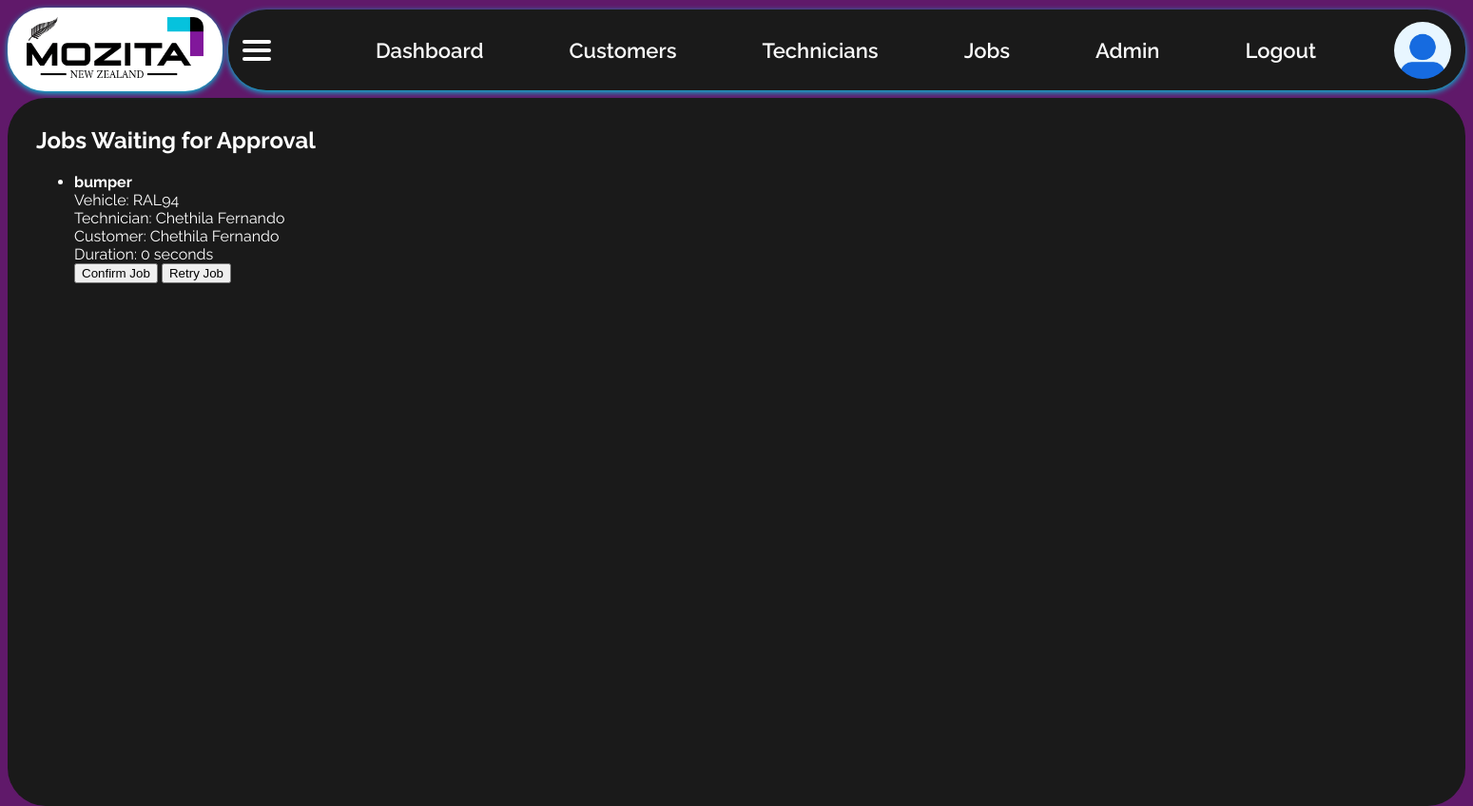
The app's page /jobs/waiting_approval (signed in) with its own data.
### app/models.py (models this page shows)
class Job(db.Model):
    __tablename__ = 'job'
    id = db.Column(db.Integer, primary_key=True)
    vehicle_registration = db.Column(db.String(20))
    description = db.Column(db.Text, nullable=False)
    start_date = db.Column(db.Date)
    end_date = db.Column(db.Date)
    status = db.Column(db.String(50), default='Pending')
    total_cost = db.Column(db.Numeric(10, 2), default=0.00)
    customer_id = db.Column(db.Integer, db.ForeignKey('customer.id'), nullable=False)
    technician_id = db.Column(db.Integer, db.ForeignKey('technician.id'), nullable=False)
    start_time = db.Column(db.DateTime)
    end_time = db.Column(db.DateTime)
    total_work_duration = db.Column(db.Integer, default=0)
    target_duration = db.Column(db.String(20), default='00:00:00')
    pauses = db.relationship('PauseLog', backref='job', cascade="all, delete-orphan")
    pause_reason = db.Column(db.Text)
    paused_at = db.Column(db.DateTime)
    resume_at = db.Column(db.DateTime)
    accepted = db.Column(db.Boolean, default=False)
    customer = db.relationship('Customer', back_populates='jobs')
    technician = db.relationship('Technician', back_populates='jobs')

class Technician(db.Model):
    id = db.Column(db.Integer, primary_key=True)
    name = db.Column(db.String(100), nullable=False)
    phone = db.Column(db.String(20))
    specialization = db.Column(db.String(100))
    user_id = db.Column(db.Integer, unique=True, nullable=False)
    jobs = db.relationship('Job', back_populates='technician', cascade="all, delete-orphan")

class Customer(db.Model):
    id = db.Column(db.Integer, primary_key=True)
    name = db.Column(db.String(100), nullable=False)
    email = db.Column(db.String(120), default='Not Provided')
    phone = db.Column(db.String(20), nullable=False)
    address = db.Column(db.String(200), default='Not Provided')
    jobs = db.relationship('Job', back_populates='customer', cascade="all, delete-orphan")

### app/routes.py (the view)
@main.route('/jobs/waiting_approval')
@login_required
def jobs_waiting_approval():
    if current_user.role != 'admin':
        flash('Access denied.', 'danger')
        return redirect(url_for('main.dashboard'))
    waiting_jobs = Job.query.filter_by(status="Waiting for Approval").all()
    return render_template('waiting_approval.html', jobs=waiting_jobs)

### app/models.py (called while the page is built)
@login_manager.user_loader
def load_user(user_id):
    return User.query.get(int(user_id))

    @property
    def is_active(self):
        return self.active

### app/templates/waiting_approval.html (shortened to what this page needs)
{% extends "layout.html" %}
{% block content %}
<div class="approval-jobs">
  <h2>Jobs Waiting for Approval</h2>
  {% if jobs %}
    <ul class="approval-list">
      {% for job in jobs %}
      <li class="approval-item">
        <strong>{{ job.description }}</strong><br>
        Vehicle: {{ job.vehicle_registration }}<br>
        Technician: {{ job.technician.name }}<br>
        Customer: {{ job.customer.name }}<br>
        Duration: {{ job.total_work_duration }} seconds<br>
        <form method="POST" action="{{ url_for('main.approve_job', job_id=job.id) }}" style="display:inline-block">
          <button type="submit" class="btn-confirm">Confirm Job</button>
        </form>
        <form method="POST" action="{{ url_for('main.retry_job', job_id=job.id) }}" style="display:inline-block">
          <button type="submit" class="btn-retry">Retry Job</button>
        </form>
      </li>
      {% endfor %}
    </ul>
  {% else %}
    <p>No jobs waiting for approval.</p>
  {% endif %}
</div>
{% endblock %}

### app/static/main.css (style rules this page uses)
body { font-family: 'Raleway', sans-serif; background-color: #60196a; color: white; margin: 0; padding: 0; }

### records on screen
Job: description "bumper", vehicle_registration "RAL94", technician.name "Chethila Fernando", customer.name "Chethila Fernando", total_work_duration "0"
